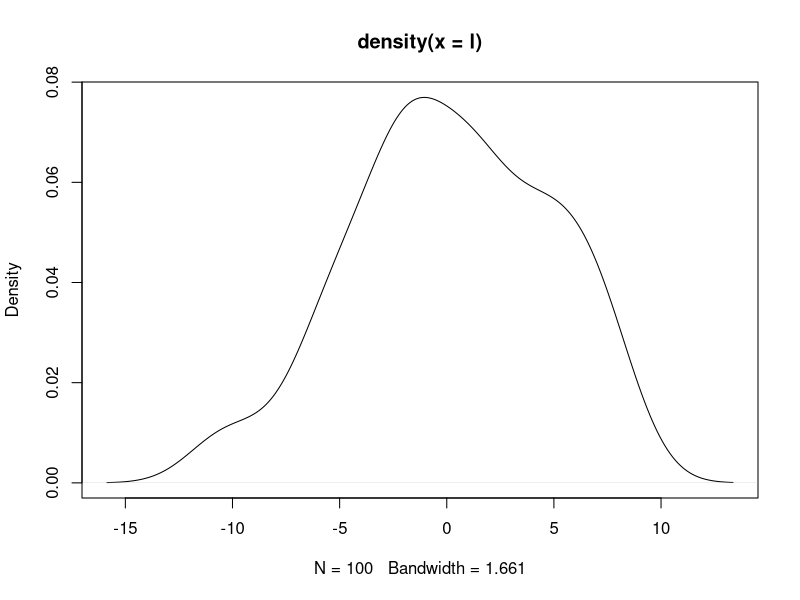

This chart was generated by the following R code:
## ---- chunk 1
x <- 5
y <- "scalar"

x
y
## ---- chunk 2
    df = data.frame(x = rnorm(100,0,1), y = seq(from = 1, to = 100) )
    result <- lm(y~x, data =df)
    
    result
## ---- chunk 3
    result$coeff
## ---- chunk 4
str(df)
## ---- chunk 5
x <- c(35.6, 36.1, 35.8, 37.0, 36.5, 37.2, 35.8)
str(x)
is.vector(x)
## ---- chunk 6
    a <- c(1, 2, 4, 6, 8)         
    b <- c(1, c(2, c(4, 6.8)))     # 套嵌使用
    a == b
    
    s <- c(1:10)        # 一个序列。相当于 seq(from = 1, to = 10, by= 1)
    s

    int <- c(1L, 6L, 8L)    # 产生integer类

    log <- c(T, F, F, T, T) # logical

    chr <- c("these", "are", "some", "character")
## ---- chunk 7
     f <- seq(1:10)     # 默认的increament是1,相当于 c(1:10)
     f
     
     g <- seq(from = 1, to = 10, by = 0.5)
     
     g
## ---- chunk 8
     h <- rep(5, 10)        # 单个数字的重复
     h
     
     j <- rep(c(1:3), 3)    # 重复一个序列 c(1:3)
     j
## ---- chunk 9
     k <- rnorm(100)    #default：rnorm(no, mean = 0, sd = 1)
     
     l <- rnorm(100, mean = 2, sd = 5)
     plot(density(l))
## ---- chunk 10
x <- rnorm(100)
typeof(x)
length(x)

y <- c("first", "second", "third")
typeof(y)
length(y)

z <- c(T, T, F)
typeof(z)
length(z)

w <- seq(from = 1, to = 10, by = 1)
typeof(w)
length(w)

mat <- matrix(rnorm(20), nrow = 4, ncol = 5)
typeof(mat)
length(mat)
## ---- chunk 11
u <- list(1:3, "cha", T, F, c(1, 4, 7), rep(1, 3), seq(1:5))

u
str(u)
typeof(u)
## ---- chunk 12
v <- list(list(2,4, T, "nope", seq(4:8)), rep(3:4, 2), list(T, F, "yes"))
v

str(v)
typeof(v)
